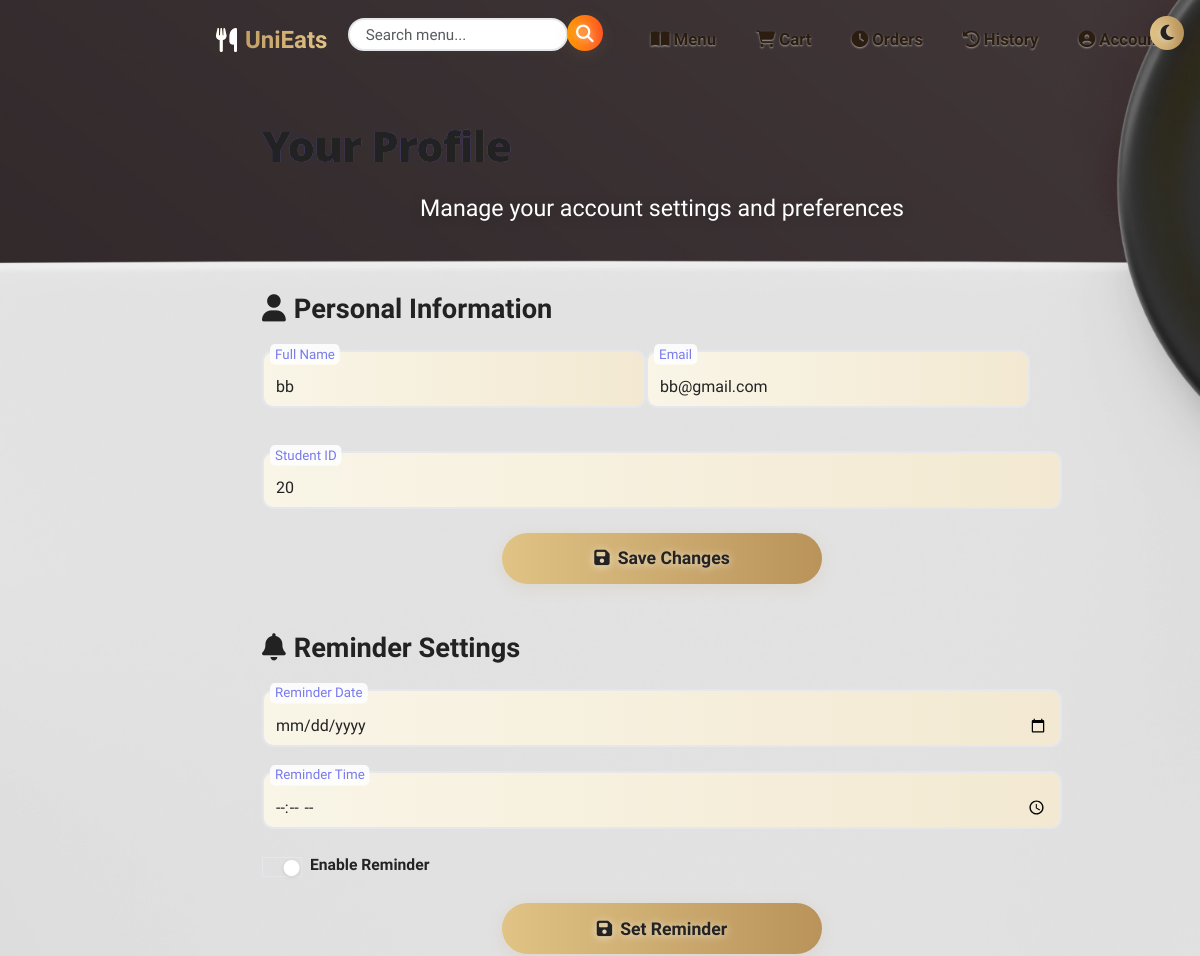
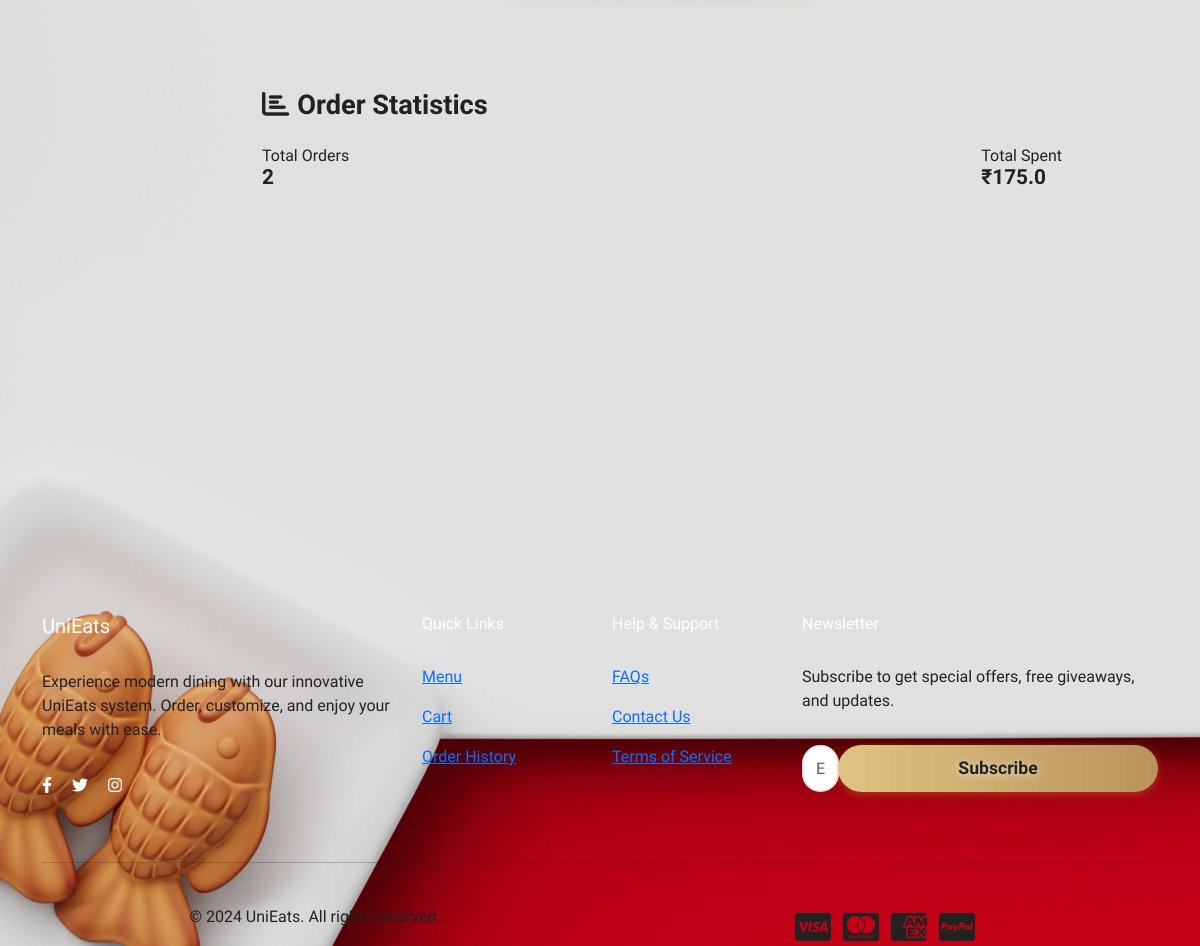
/profile (signed in), run on the app's committed database (2 pictures, top to bottom).
### tables this page shows
CREATE TABLE users (
            id INTEGER PRIMARY KEY AUTOINCREMENT,
            student_id TEXT UNIQUE NOT NULL,
            password TEXT NOT NULL,
            name TEXT NOT NULL,
            email TEXT NOT NULL,
            reminder_time TEXT
        );

### app.py (the view)
@app.route('/profile')
@login_required
def profile():
    conn = get_db_connection()
    cursor = conn.cursor()
    cursor.execute('SELECT * FROM users WHERE id = ?', (session['user_id'],))
    user = cursor.fetchone()
    cursor.execute('''
        SELECT * FROM orders
        WHERE user_id = ?
        ORDER BY timestamp DESC
        LIMIT 5
    ''', (session['user_id'],))
    recent_orders = cursor.fetchall()
    cursor.execute('''
        SELECT item_name, COUNT(*) as order_count
        FROM user_item_interactions
        WHERE user_id = ?
        GROUP BY item_name
        ORDER BY order_count DESC
        LIMIT 5
    ''', (session['user_id'],))
    favorite_items = cursor.fetchall()
    cursor.execute('''
        SELECT COUNT(*), COALESCE(SUM(total_amount), 0)
        FROM orders
        WHERE user_id = ? AND status = 'completed'
    ''', (session['user_id'],))
    total_orders, total_spent = cursor.fetchone()
    conn.close()
    return render_template('profile.html',
                         user=user,
                         recent_orders=recent_orders,
                         favorite_items=favorite_items,
                         total_orders=total_orders,
                         total_spent=total_spent)

### app.py (called while the page is built)
def login_required(f):
    @wraps(f)
    def decorated_function(*args, **kwargs):
        if 'user_id' not in session:
            flash('Please log in to access this page.')
            return redirect(url_for('login'))
        return f(*args, **kwargs)
    return decorated_function

def get_db_connection():
    conn = sqlite3.connect(app.config['DATABASE'])
    conn.row_factory = sqlite3.Row
    return conn

@app.context_processor
def inject_cart_count():
    if 'user_id' in session:
        conn = get_db_connection()
        cursor = conn.cursor()
        cursor.execute('SELECT SUM(quantity) FROM cart WHERE user_id = ?', (session['user_id'],))
        count = cursor.fetchone()[0]
        conn.close()
        return dict(cart_count=count or 0)
    return dict(cart_count=0)

### templates/profile.html (shortened to what this page needs)
{% extends "base.html" %}
{% block content %}
<div class="profile-content-wrapper">
    <div class="row mb-4">
        <div class="col-12 text-center">
            <h1 class="profile-header">Your Profile</h1>
            <p class="lead text-muted">Manage your account settings and preferences</p>
        </div>
    </div>
    <div class="row">
        <div class="col-lg-8 mb-4">
            <h2 class="mb-3"><i class="fas fa-user me-2 icon-bounce"></i>Personal Information</h2>
            <form action="{{ url_for('profile') }}" method="POST">
                <div class="row">
                    <div class="col-md-6 mb-3 form-floating">
                        <input type="text" class="form-control" id="name" name="name" value="{{ user.name }}" required placeholder="Full Name">
                        <label for="name">Full Name</label>
                    </div>
                    <div class="col-md-6 mb-3 form-floating">
                        <input type="email" class="form-control" id="email" name="email" value="{{ user.email }}" required placeholder="Email">
                        <label for="email">Email</label>
                    </div>
                </div>
                <div class="mb-3 form-floating">
                    <input type="text" class="form-control" id="student_id" value="{{ user.student_id }}" readonly placeholder="Student ID">
                    <label for="student_id">Student ID</label>
                </div>
                <button type="submit" class="btn btn-lg">
                    <i class="fas fa-save me-2 icon-bounce"></i>Save Changes
                </button>
            </form>
            <h2 class="mt-5 mb-3"><i class="fas fa-bell me-2 icon-bounce"></i>Reminder Settings</h2>
            <form id="reminderForm" class="mb-3">
                <div class="mb-3 form-floating">
                    <input type="date" class="form-control" id="reminderDate" name="reminderDate" placeholder="Reminder Date">
                    <label for="reminderDate">Reminder Date</label>
                </div>
                <div class="mb-3 form-floating">
                    <input type="time" class="form-control" id="reminderTime" name="reminderTime" placeholder="Reminder Time">
                    <label for="reminderTime">Reminder Time</label>
                </div>
                <div class="form-check form-switch mb-3">
                    <input class="form-check-input" type="checkbox" id="reminderToggle" checked>
                    <label class="form-check-label" for="reminderToggle">Enable Reminder</label>
                </div>
                <button type="submit" class="btn btn-lg w-100">
                    <i class="fas fa-save me-2 icon-bounce"></i>Set Reminder
                </button>
            </form>
        </div>
        <div class="col-lg-4">
            <h2 class="mb-3"><i class="fas fa-chart-bar me-2 icon-bounce"></i>Order Statistics</h2>
            <div class="mb-3">
                <div class="d-flex justify-content-between mb-2">
                    <div>
                        <h6 class="mb-0">Total Orders</h6>
                        <h3 class="mb-0">{{ total_orders }}</h3>
                    </div>
                    <div>
                        <h6 class="mb-0">Total Spent</h6>
                        <h3 class="mb-0">₹{{ total_spent }}</h3>
                    </div>
                </div>
            </div>
        </div>
    </div>
</div>
{% endblock %}

### templates/base.html (style rules this page uses)
body { font-family: 'Baloo 2', sans-serif; }

### data on the page
users: name "bb", email "bb@gmail.com", student_id "20"

### other printed values
{{ total_orders }} "2"
{{ total_spent }} "175.0"
